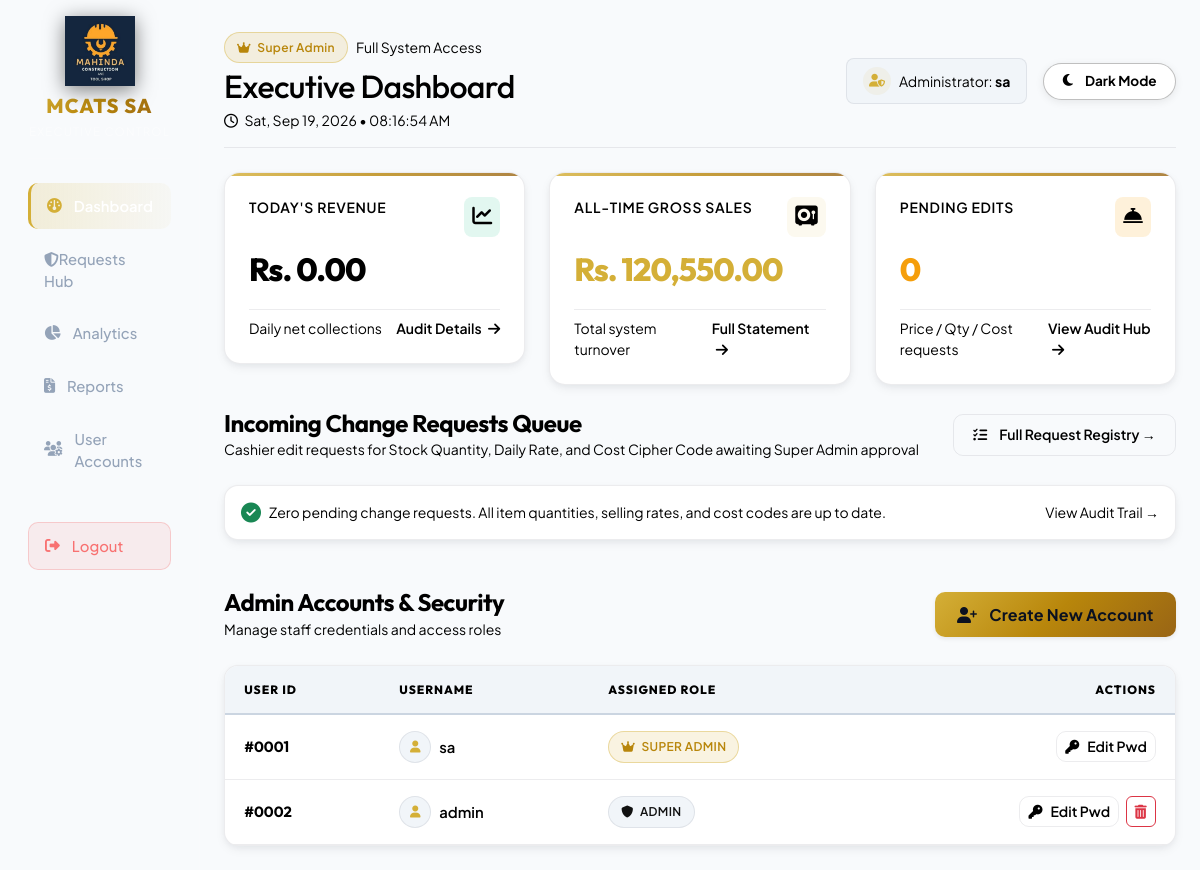
The page /views/admin/sahome.php (signed in) on the database its author committed.
### tables this page shows
CREATE TABLE IF NOT EXISTS `users` (
    `user_id` int(11) NOT NULL AUTO_INCREMENT,
    `username` varchar(50) NOT NULL,
    `password` varchar(255) NOT NULL,
    `role` enum('super_admin','admin') NOT NULL,
    PRIMARY KEY (`user_id`),
    UNIQUE KEY `username` (`username`)
);

### views/admin/sahome.php (the view, shortened to what the rows shown need)
<?php
include_once __DIR__ . '/../../db.php';
$users_result = $conn->query("SELECT user_id, username, role FROM users ORDER BY user_id ASC");
?>
<!DOCTYPE html>
<html lang="en">
<head>
    <link href="https://cdn.jsdelivr.net/npm/bootstrap@5.3.0/dist/css/bootstrap.min.css" rel="stylesheet">
    <link rel="stylesheet" href="https://cdnjs.cloudflare.com/ajax/libs/font-awesome/6.4.0/css/all.min.css">
    <link rel="stylesheet" href="../../css/luxury.css">
</head>
<body>
    <div class="container-fluid">
        <div class="row">
            <main class="col-md-9 ms-sm-auto col-lg-10 px-md-4 py-4">
                <div class="d-flex justify-content-between flex-wrap flex-md-nowrap align-items-center pt-2 pb-3 mb-4 border-bottom position-relative" style="border-color: var(--border-subtle) !important;">
                    <div>
                        <h1 class="h2 mb-0">Executive Dashboard</h1>
                    </div>
                </div>
                <div class="luxury-card overflow-hidden">
                    <div class="table-responsive">
                        <table class="luxury-table align-middle">
                            <thead>
                                <tr>
                                    <th>User ID</th>
                                    <th>Username</th>
                                    <th>Assigned Role</th>
                                    <th class="text-end">Actions</th>
                                </tr>
                            </thead>
                            <tbody>
                                <?php while($row = $users_result->fetch_assoc()): ?>
                                <tr>
                                    <td class="fw-bold text-muted" style="font-family: var(--font-heading);">
                                        #<?php echo str_pad(htmlspecialchars($row['user_id']), 4, '0', STR_PAD_LEFT); ?>
                                    </td>
                                    <td>
                                        <div class="d-flex align-items-center gap-2">
                                            <div class="rounded-circle d-flex align-items-center justify-content-center" style="width: 32px; height: 32px; background: var(--bg-surface-elevated); border: 1px solid var(--border-subtle); color: var(--gold-primary);">
                                                <i class="fa-solid fa-user" style="font-size: 0.75rem;"></i>
                                            </div>
                                            <span class="fw-semibold"><?php echo htmlspecialchars($row['username']); ?></span>
                                        </div>
                                    </td>
                                    <td>
                                        <?php if($row['role'] == 'super_admin'): ?>
                                            <span class="luxury-badge luxury-badge-gold"><i class="fa-solid fa-crown"></i> SUPER ADMIN</span>
                                        <?php else: ?>
                                            <span class="luxury-badge luxury-badge-slate"><i class="fa-solid fa-shield"></i> ADMIN</span>
                                        <?php endif; ?>
                                    </td>
                                    <td class="text-end text-nowrap">
                                        <a href="manage_user.php?edit=<?php echo htmlspecialchars($row['user_id']); ?>" class="btn btn-sm btn-luxury-outline py-1 px-2">
                                            <i class="fa-solid fa-key"></i> Edit Pwd
                                        </a>
                                        <?php if($row['username'] !== $_SESSION['username']): ?>
                                            <a href="manage_user.php?delete=<?php echo htmlspecialchars($row['user_id']); ?>" class="btn btn-sm btn-outline-danger py-1 px-2 ms-1 rounded-2" onclick="return confirm('Are you sure you want to delete this user?');" style="border-width: 1px;">
                                                <i class="fa-solid fa-trash-can"></i>
                                            </a>
                                        <?php endif; ?>
                                    </td>
                                </tr>
                                <?php endwhile; ?>
                            </tbody>
                        </table>
                    </div>
                </div>
            </main>
        </div>
    </div>
</body>
</html>

### rows shown on the page
users: user_id "0001", username "sa", role "super_admin" (drawn)
users: user_id "0002", username "admin", role "admin" (drawn)

### other values the page prints
$_SESSION['username'] "sa"
$today_sales "0.00"
$total_sales "120,550.00"
count($pending_requests) "0"
